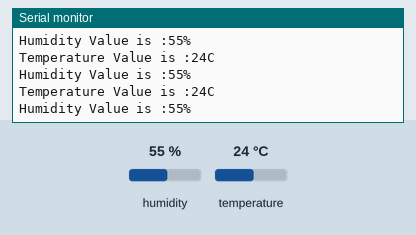
Recording of a sketch running on a simulated ESP8266 (NodeMCU). Parts: the last lines printed to the serial monitor. Inputs (shaded band) come from the test bench; at power-on: humidity 55 %, temperature 24 °C.

Above: at 2.8 s.
2.9 s: humidity set to 22 %
At 5.5 s:
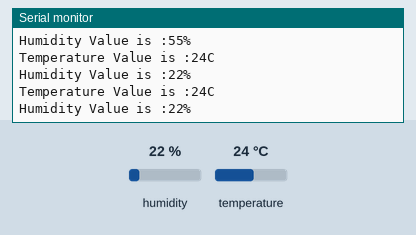
5.6 s: temperature set to 12 °C
At 6.4 s:
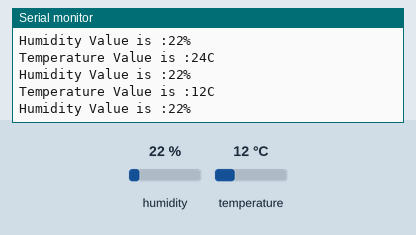
8.3 s: humidity set to 40 %
At 11.0 s:
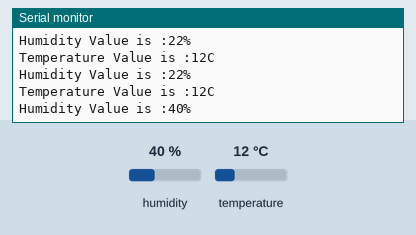
Timing chart, 0 to 12.5 s (numbered marks = the images above; inputs shaded):
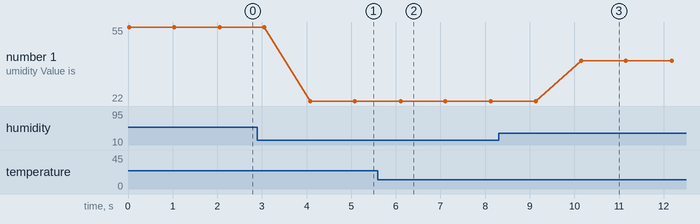

The sketch:

Tempserial.ino
```cpp
#include <DHT.h>
#include <ESP8266WiFi.h>


#define DHTPIN D0
#define DHTTYPE DHT11

DHT dht(DHTPIN, DHTTYPE);

uint8_t temperature, humidity;

void setup(){
  Serial.begin(115200);
  dht.begin();
  delay(10);
}

void loop()
{
 temperature = dht.readTemperature();
  humidity = dht.readHumidity();
  Serial.print("Temperature Value is :");
  Serial.print(temperature);
  Serial.println("C");
  Serial.print("Humidity Value is :");
  Serial.print(humidity);
  Serial.println("%");
  delay(1000);
}
```

Measured:
- after the input at 2.9 s, the serial monitor: prints a new line after 1.2 s (image 1)
- after the input at 5.6 s, the serial monitor: prints a new line after 0.50 s (image 2)
- after the input at 8.3 s, the serial monitor: prints a new line after 1.9 s (image 3)
- plotted number 1: 55 → 22 after the input at 2.9 s, 22 → 40 after the input at 8.3 s
